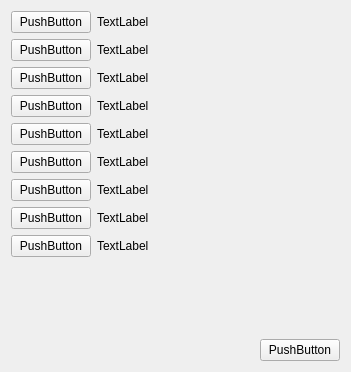
<?xml version="1.0" encoding="UTF-8"?>
<ui version="4.0">
 <class>MainWindow</class>
 <widget class="QMainWindow" name="MainWindow">
  <property name="geometry">
   <rect>
    <x>0</x>
    <y>0</y>
    <width>351</width>
    <height>372</height>
   </rect>
  </property>
  <property name="windowTitle">
   <string>MainWindow</string>
  </property>
  <widget class="QWidget" name="centralWidget">
   <layout class="QGridLayout" name="gridLayout">
    <item row="2" column="0" colspan="2">
     <layout class="QHBoxLayout" name="horizontalLayout">
      <item>
       <spacer name="horizontalSpacer">
        <property name="orientation">
         <enum>Qt::Horizontal</enum>
        </property>
        <property name="sizeHint" stdset="0">
         <size>
          <width>40</width>
          <height>20</height>
         </size>
        </property>
       </spacer>
      </item>
      <item>
       <widget class="QPushButton" name="pushButton">
        <property name="text">
         <string>PushButton</string>
        </property>
       </widget>
      </item>
     </layout>
    </item>
    <item row="0" column="0">
     <layout class="QGridLayout" name="gridLayout_2">
      <item row="8" column="0">
       <widget class="QPushButton" name="pushButton_18">
        <property name="text">
         <string>PushButton</string>
        </property>
       </widget>
      </item>
      <item row="1" column="1">
       <widget class="QLabel" name="label">
        <property name="text">
         <string>TextLabel</string>
        </property>
       </widget>
      </item>
      <item row="2" column="0">
       <widget class="QPushButton" name="pushButton_5">
        <property name="text">
         <string>PushButton</string>
        </property>
       </widget>
      </item>
      <item row="3" column="0">
       <widget class="QPushButton" name="pushButton_6">
        <property name="text">
         <string>PushButton</string>
        </property>
       </widget>
      </item>
      <item row="4" column="0">
       <widget class="QPushButton" name="pushButton_10">
        <property name="text">
         <string>PushButton</string>
        </property>
       </widget>
      </item>
      <item row="0" column="0">
       <widget class="QPushButton" name="pushButton_4">
        <property name="text">
         <string>PushButton</string>
        </property>
       </widget>
      </item>
      <item row="6" column="0">
       <widget class="QPushButton" name="pushButton_14">
        <property name="text">
         <string>PushButton</string>
        </property>
       </widget>
      </item>
      <item row="7" column="0">
       <widget class="QPushButton" name="pushButton_16">
        <property name="text">
         <string>PushButton</string>
        </property>
       </widget>
      </item>
      <item row="5" column="0">
       <widget class="QPushButton" name="pushButton_12">
        <property name="text">
         <string>PushButton</string>
        </property>
       </widget>
      </item>
      <item row="1" column="0">
       <widget class="QPushButton" name="pushButton_2">
        <property name="text">
         <string>PushButton</string>
        </property>
       </widget>
      </item>
      <item row="9" column="0">
       <spacer name="verticalSpacer">
        <property name="orientation">
         <enum>Qt::Vertical</enum>
        </property>
        <property name="sizeHint" stdset="0">
         <size>
          <width>20</width>
          <height>40</height>
         </size>
        </property>
       </spacer>
      </item>
      <item row="9" column="1">
       <spacer name="horizontalSpacer_2">
        <property name="orientation">
         <enum>Qt::Horizontal</enum>
        </property>
        <property name="sizeHint" stdset="0">
         <size>
          <width>40</width>
          <height>20</height>
         </size>
        </property>
       </spacer>
      </item>
      <item row="0" column="1">
       <widget class="QLabel" name="label_3">
        <property name="text">
         <string>TextLabel</string>
        </property>
       </widget>
      </item>
      <item row="2" column="1">
       <widget class="QLabel" name="label_4">
        <property name="text">
         <string>TextLabel</string>
        </property>
       </widget>
      </item>
      <item row="3" column="1">
       <widget class="QLabel" name="label_5">
        <property name="text">
         <string>TextLabel</string>
        </property>
       </widget>
      </item>
      <item row="4" column="1">
       <widget class="QLabel" name="label_6">
        <property name="text">
         <string>TextLabel</string>
        </property>
       </widget>
      </item>
      <item row="5" column="1">
       <widget class="QLabel" name="label_7">
        <property name="text">
         <string>TextLabel</string>
        </property>
       </widget>
      </item>
      <item row="6" column="1">
       <widget class="QLabel" name="label_8">
        <property name="text">
         <string>TextLabel</string>
        </property>
       </widget>
      </item>
      <item row="7" column="1">
       <widget class="QLabel" name="label_9">
        <property name="text">
         <string>TextLabel</string>
        </property>
       </widget>
      </item>
      <item row="8" column="1">
       <widget class="QLabel" name="label_10">
        <property name="text">
         <string>TextLabel</string>
        </property>
       </widget>
      </item>
     </layout>
    </item>
   </layout>
  </widget>
 </widget>
 <layoutdefault spacing="6" margin="11"/>
 <resources/>
 <connections/>
</ui>
